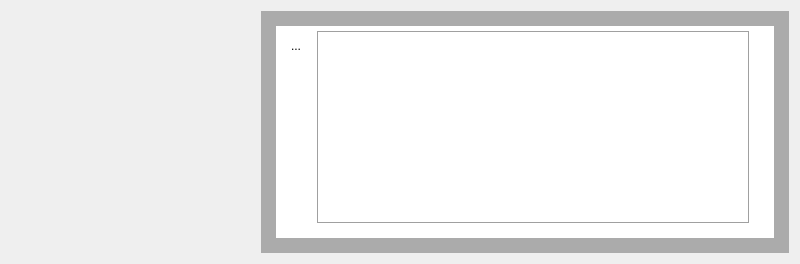
          <widget class="QWidget" name="widget_9" native="true">
           <property name="minimumSize">
            <size>
             <width>800</width>
             <height>0</height>
            </size>
           </property>
           <property name="maximumSize">
            <size>
             <width>101111</width>
             <height>16777215</height>
            </size>
           </property>
           <layout class="QGridLayout" name="gridLayout_12">
            <item row="0" column="1">
             <widget class="QWidget" name="w_text_area" native="true">
              <property name="minimumSize">
               <size>
                <width>400</width>
                <height>0</height>
               </size>
              </property>
              <property name="maximumSize">
               <size>
                <width>16777215</width>
                <height>16777215</height>
               </size>
              </property>
              <property name="styleSheet">
               <string notr="true">QWidget
{
background:white;
border: 15px solid #ababab;
}</string>
              </property>
              <layout class="QGridLayout" name="gridLayout_13">
               <property name="leftMargin">
                <number>20</number>
               </property>
               <property name="topMargin">
                <number>20</number>
               </property>
               <property name="rightMargin">
                <number>40</number>
               </property>
               <property name="bottomMargin">
                <number>30</number>
               </property>
               <property name="verticalSpacing">
                <number>0</number>
               </property>
               <item row="1" column="1">
                <widget class="QWidget" name="widget_12" native="true">
                 <layout class="QGridLayout" name="gridLayout_14">
                  <property name="leftMargin">
                   <number>0</number>
                  </property>
                  <property name="topMargin">
                   <number>0</number>
                  </property>
                  <property name="rightMargin">
                   <number>0</number>
                  </property>
                  <property name="bottomMargin">
                   <number>0</number>
                  </property>
                  <property name="spacing">
                   <number>0</number>
                  </property>
                  <item row="0" column="0">
                   <widget class="CxTextEdit" name="textEdit">
                    <property name="sizePolicy">
                     <sizepolicy hsizetype="Minimum" vsizetype="Minimum">
                      <horstretch>0</horstretch>
                      <verstretch>0</verstretch>
                     </sizepolicy>
                    </property>
                    <property name="minimumSize">
                     <size>
                      <width>400</width>
                      <height>0</height>
                     </size>
                    </property>
                    <property name="maximumSize">
                     <size>
                      <width>111111</width>
                      <height>16777215</height>
                     </size>
                    </property>
                    <property name="styleSheet">
                     <string notr="true">QTextEdit
{
background:white;
border:1px solid #a0a0a0;
}</string>
                    </property>
                   </widget>
                  </item>
                 </layout>
                </widget>
               </item>
               <item row="1" column="0">
                <widget class="QWidget" name="widget_8" native="true">
                 <property name="minimumSize">
                  <size>
                   <width>30</width>
                   <height>0</height>
                  </size>
                 </property>
                 <property name="maximumSize">
                  <size>
                   <width>30</width>
                   <height>16777215</height>
                  </size>
                 </property>
                 <property name="styleSheet">
                  <string notr="true">QWidget
{
border:none;
}</string>
                 </property>
                 <layout class="QGridLayout" name="gridLayout_22">
                  <property name="leftMargin">
                   <number>0</number>
                  </property>
                  <property name="topMargin">
                   <number>0</number>
                  </property>
                  <property name="rightMargin">
                   <number>0</number>
                  </property>
                  <property name="bottomMargin">
                   <number>0</number>
                  </property>
                  <property name="spacing">
                   <number>0</number>
                  </property>
                  <item row="0" column="0">
                   <widget class="QToolButton" name="tb_copy_all">
                    <property name="minimumSize">
                     <size>
                      <width>30</width>
                      <height>30</height>
                     </size>
                    </property>
                    <property name="maximumSize">
                     <size>
                      <width>30</width>
                      <height>30</height>
                     </size>
                    </property>
                    <property name="text">
                     <string>...</string>
                    </property>
                    <property name="icon">
                     <iconset resource="textedit.qrc">
                      <normaloff>:/res/icon/red-book.png</normaloff>:/res/icon/red-book.png</iconset>
                    </property>
                    <property name="iconSize">
                     <size>
                      <width>30</width>
                      <height>30</height>
                     </size>
                    </property>
                   </widget>
                  </item>
                  <item row="1" column="0">
                   <spacer name="verticalSpacer">
                    <property name="orientation">
                     <enum>Qt::Vertical</enum>
                    </property>
                    <property name="sizeHint" stdset="0">
                     <size>
                      <width>20</width>
                      <height>40</height>
                     </size>
                    </property>
                   </spacer>
                  </item>
                 </layout>
                </widget>
               </item>
              </layout>
             </widget>
            </item>
            <item row="0" column="0">
             <spacer name="horizontalSpacer">
              <property name="orientation">
               <enum>Qt::Horizontal</enum>
              </property>
              <property name="sizeType">
               <enum>QSizePolicy::Fixed</enum>
              </property>
              <property name="sizeHint" stdset="0">
               <size>
                <width>250</width>
                <height>20</height>
               </size>
              </property>
             </spacer>
            </item>
           </layout>
          </widget>
